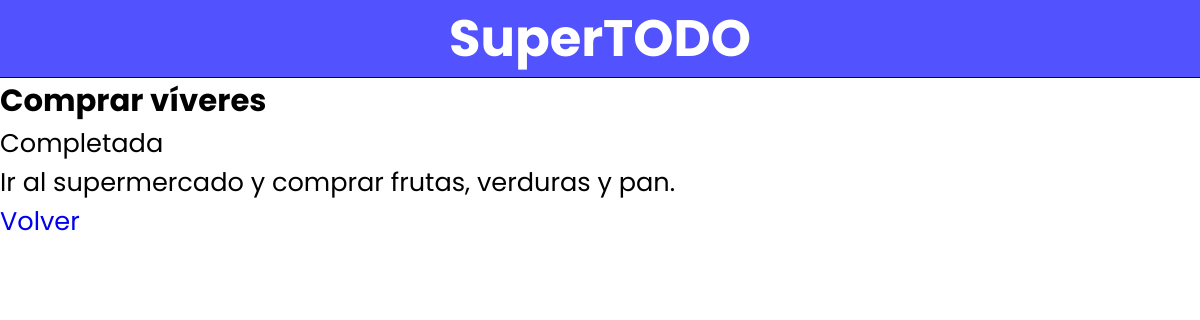
Page /tasks/comprar-viveres/ on the committed database.
### tasks/models.py (models this page shows)
class Task(models.Model):
    name = models.CharField(max_length=256)
    description = models.TextField(blank=True)
    slug = models.SlugField(unique=True, max_length=128)
    completed = models.BooleanField(default=False)
    created_at = models.DateTimeField(auto_now_add=True)
    updated_at = models.DateTimeField(auto_now=True)
    def __str__(self):
        return self.name

### tasks/decorators.py (the view)
    def wrapper(request, task_slug, *args, **kwargs):
        try:
            request.task = Task.objects.get(slug=task_slug)
        except Task.DoesNotExist:
            return HttpResponse(f'La tarea con el slug {task_slug} no existe.')
        return view(request, task_slug, *args, **kwargs)

### tasks/views.py (called while the page is built)
@check_exist_slug
def task_detail(request, task_slug):
    return render(request, 'tasks/task/detail.html', {'task': request.task})

### tasks/templates/tasks/task/detail.html
{% extends 'base.html' %}
{% block content %}
  <h2>{{ task }}</h2>
  <p>{{ task.completed|yesno:'Completada, Pendiente' }}</p>
  <p>{{ task.description }}</p>
  <a href="{% url 'tasks:task-list' %}">Volver</a>
{% endblock %}

### shared/static/css/base.css (style rules this page uses)
* { margin: 0; padding: 0; box-sizing: border-box; }
body { font-family: "Poppins"; }
html { font-size: 62.5%; font-size: 1.6rem; }
h2 { font-size: 1.2rem; }
a { text-decoration: none; }

### rows in the picture
Task: name "Comprar víveres", completed "Completada", description "Ir al supermercado y comprar frutas, verduras y pan."
